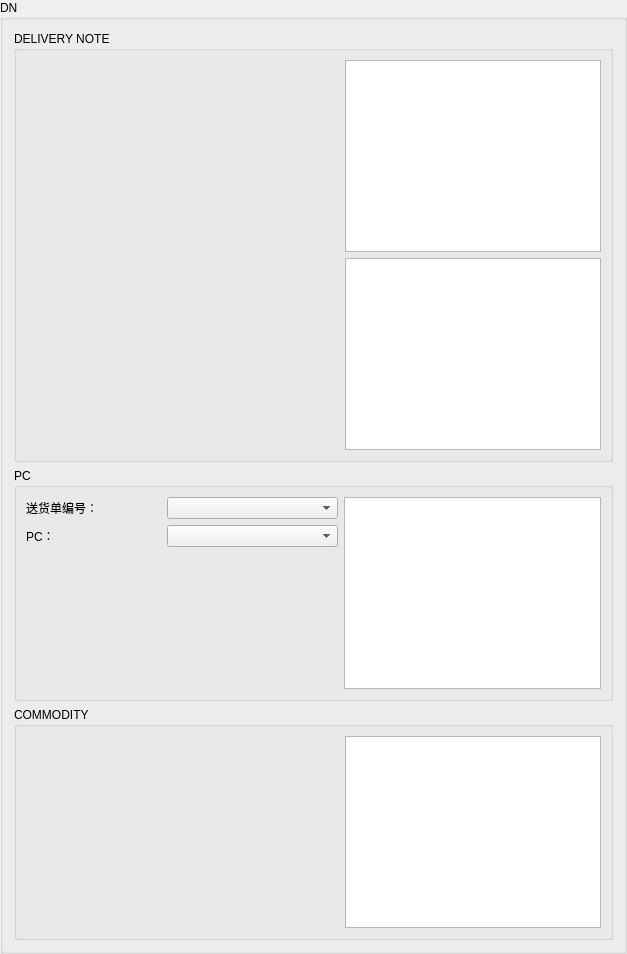
            <widget class="QGroupBox" name="groupBox_3">
             <property name="title">
              <string>DN</string>
             </property>
             <layout class="QVBoxLayout" name="verticalLayout_22">
              <item>
               <widget class="QGroupBox" name="groupBox">
                <property name="title">
                 <string>DELIVERY NOTE</string>
                </property>
                <layout class="QVBoxLayout" name="verticalLayout">
                 <item>
                  <layout class="QHBoxLayout" name="horizontalLayout_13">
                   <item>
                    <spacer name="horizontalSpacer_4">
                     <property name="orientation">
                      <enum>Qt::Horizontal</enum>
                     </property>
                     <property name="sizeType">
                      <enum>QSizePolicy::Minimum</enum>
                     </property>
                     <property name="sizeHint" stdset="0">
                      <size>
                       <width>319</width>
                       <height>20</height>
                      </size>
                     </property>
                    </spacer>
                   </item>
                   <item>
                    <layout class="QVBoxLayout" name="verticalLayout_23">
                     <item>
                      <widget class="QTableWidget" name="DELIVERY_NOTE">
                       <property name="sizePolicy">
                        <sizepolicy hsizetype="Expanding" vsizetype="Minimum">
                         <horstretch>0</horstretch>
                         <verstretch>0</verstretch>
                        </sizepolicy>
                       </property>
                       <property name="minimumSize">
                        <size>
                         <width>0</width>
                         <height>114</height>
                        </size>
                       </property>
                      </widget>
                     </item>
                     <item>
                      <widget class="QTableWidget" name="DELIVERY_NOTE2">
                       <property name="sizePolicy">
                        <sizepolicy hsizetype="Expanding" vsizetype="Minimum">
                         <horstretch>0</horstretch>
                         <verstretch>0</verstretch>
                        </sizepolicy>
                       </property>
                       <property name="minimumSize">
                        <size>
                         <width>0</width>
                         <height>114</height>
                        </size>
                       </property>
                      </widget>
                     </item>
                    </layout>
                   </item>
                  </layout>
                 </item>
                </layout>
               </widget>
              </item>
              <item>
               <widget class="QGroupBox" name="groupBox_20">
                <property name="title">
                 <string>PC</string>
                </property>
                <layout class="QHBoxLayout" name="horizontalLayout_12">
                 <item>
                  <layout class="QHBoxLayout" name="horizontalLayout_14">
                   <item>
                    <layout class="QVBoxLayout" name="verticalLayout_17">
                     <item>
                      <layout class="QHBoxLayout" name="horizontalLayout_60">
                       <item>
                        <widget class="QLabel" name="label_43">
                         <property name="sizePolicy">
                          <sizepolicy hsizetype="Minimum" vsizetype="Preferred">
                           <horstretch>0</horstretch>
                           <verstretch>0</verstretch>
                          </sizepolicy>
                         </property>
                         <property name="minimumSize">
                          <size>
                           <width>135</width>
                           <height>0</height>
                          </size>
                         </property>
                         <property name="text">
                          <string>送货单编号：</string>
                         </property>
                        </widget>
                       </item>
                       <item>
                        <widget class="QComboBox" name="t_delivery_note_0">
                         <property name="sizePolicy">
                          <sizepolicy hsizetype="Minimum" vsizetype="Fixed">
                           <horstretch>0</horstretch>
                           <verstretch>0</verstretch>
                          </sizepolicy>
                         </property>
                         <property name="minimumSize">
                          <size>
                           <width>171</width>
                           <height>0</height>
                          </size>
                         </property>
                        </widget>
                       </item>
                      </layout>
                     </item>
                     <item>
                      <layout class="QHBoxLayout" name="horizontalLayout_59">
                       <item>
                        <widget class="QLabel" name="label_42">
                         <property name="sizePolicy">
                          <sizepolicy hsizetype="Minimum" vsizetype="Preferred">
                           <horstretch>0</horstretch>
                           <verstretch>0</verstretch>
                          </sizepolicy>
                         </property>
                         <property name="minimumSize">
                          <size>
                           <width>135</width>
                           <height>0</height>
                          </size>
                         </property>
                         <property name="text">
                          <string>PC：</string>
                         </property>
                        </widget>
                       </item>
                       <item>
                        <widget class="QComboBox" name="t_order_p_contract_0">
                         <property name="sizePolicy">
                          <sizepolicy hsizetype="Minimum" vsizetype="Fixed">
                           <horstretch>0</horstretch>
                           <verstretch>0</verstretch>
                          </sizepolicy>
                         </property>
                         <property name="minimumSize">
                          <size>
                           <width>171</width>
                           <height>0</height>
                          </size>
                         </property>
                        </widget>
                       </item>
                      </layout>
                     </item>
                     <item>
                      <spacer name="verticalSpacer">
                       <property name="orientation">
                        <enum>Qt::Vertical</enum>
                       </property>
                       <property name="sizeHint" stdset="0">
                        <size>
                         <width>20</width>
                         <height>40</height>
                        </size>
                       </property>
                      </spacer>
                     </item>
                    </layout>
                   </item>
                   <item>
                    <widget class="QTableWidget" name="DN_PC">
                     <property name="sizePolicy">
                      <sizepolicy hsizetype="Expanding" vsizetype="Minimum">
                       <horstretch>0</horstretch>
                       <verstretch>0</verstretch>
                      </sizepolicy>
                     </property>
                     <property name="minimumSize">
                      <size>
                       <width>0</width>
                       <height>114</height>
                      </size>
                     </property>
                    </widget>
                   </item>
                  </layout>
                 </item>
                </layout>
               </widget>
              </item>
              <item>
               <widget class="QGroupBox" name="groupBox_13">
                <property name="title">
                 <string>COMMODITY	 </string>
                </property>
                <layout class="QHBoxLayout" name="horizontalLayout_6">
                 <item>
                  <layout class="QHBoxLayout" name="horizontalLayout_5">
                   <item>
                    <spacer name="horizontalSpacer_2">
                     <property name="orientation">
                      <enum>Qt::Horizontal</enum>
                     </property>
                     <property name="sizeType">
                      <enum>QSizePolicy::Minimum</enum>
                     </property>
                     <property name="sizeHint" stdset="0">
                      <size>
                       <width>319</width>
                       <height>20</height>
                      </size>
                     </property>
                    </spacer>
                   </item>
                   <item>
                    <widget class="QTableWidget" name="DN_COMMODITY">
                     <property name="sizePolicy">
                      <sizepolicy hsizetype="Expanding" vsizetype="Minimum">
                       <horstretch>0</horstretch>
                       <verstretch>0</verstretch>
                      </sizepolicy>
                     </property>
                     <property name="minimumSize">
                      <size>
                       <width>0</width>
                       <height>114</height>
                      </size>
                     </property>
                    </widget>
                   </item>
                  </layout>
                 </item>
                </layout>
               </widget>
              </item>
             </layout>
            </widget>
